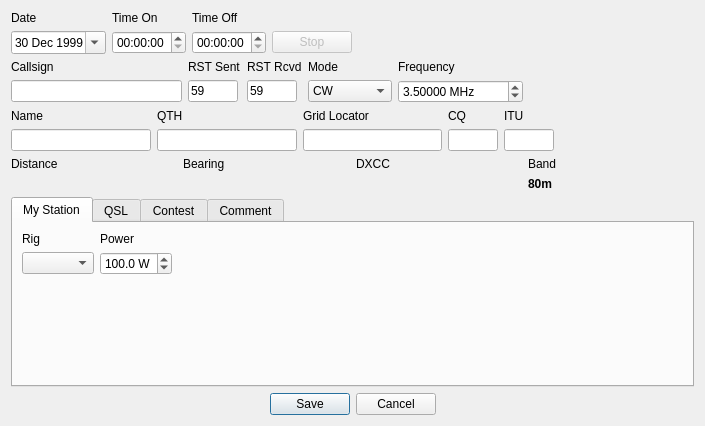
<?xml version="1.0" encoding="UTF-8"?>
<ui version="4.0">
 <class>NewContactWidget</class>
 <widget class="QWidget" name="NewContactWidget">
  <property name="geometry">
   <rect>
    <x>0</x>
    <y>0</y>
    <width>705</width>
    <height>426</height>
   </rect>
  </property>
  <property name="sizePolicy">
   <sizepolicy hsizetype="Minimum" vsizetype="Preferred">
    <horstretch>0</horstretch>
    <verstretch>0</verstretch>
   </sizepolicy>
  </property>
  <property name="windowTitle">
   <string notr="true">Form</string>
  </property>
  <layout class="QGridLayout" name="gridLayout_8">
   <item row="0" column="0">
    <layout class="QVBoxLayout" name="verticalLayout">
     <item>
      <layout class="QGridLayout" name="gridLayout">
       <item row="0" column="3">
        <widget class="QLabel" name="timeOffLabel">
         <property name="text">
          <string>Time Off</string>
         </property>
        </widget>
       </item>
       <item row="1" column="2">
        <widget class="QTimeEdit" name="timeOnEdit">
         <property name="focusPolicy">
          <enum>Qt::NoFocus</enum>
         </property>
         <property name="displayFormat">
          <string notr="true">hh:mm:ss</string>
         </property>
         <property name="calendarPopup">
          <bool>true</bool>
         </property>
         <property name="timeSpec">
          <enum>Qt::UTC</enum>
         </property>
        </widget>
       </item>
       <item row="1" column="3">
        <widget class="QTimeEdit" name="timeOffEdit">
         <property name="focusPolicy">
          <enum>Qt::NoFocus</enum>
         </property>
         <property name="displayFormat">
          <string notr="true">hh:mm:ss</string>
         </property>
         <property name="timeSpec">
          <enum>Qt::UTC</enum>
         </property>
        </widget>
       </item>
       <item row="1" column="5">
        <spacer name="horizontalSpacer">
         <property name="orientation">
          <enum>Qt::Horizontal</enum>
         </property>
         <property name="sizeHint" stdset="0">
          <size>
           <width>40</width>
           <height>20</height>
          </size>
         </property>
        </spacer>
       </item>
       <item row="0" column="1">
        <widget class="QLabel" name="dateLabel">
         <property name="text">
          <string>Date</string>
         </property>
        </widget>
       </item>
       <item row="0" column="2">
        <widget class="QLabel" name="timeOnLabel">
         <property name="text">
          <string>Time On</string>
         </property>
        </widget>
       </item>
       <item row="1" column="1">
        <widget class="QDateEdit" name="dateEdit">
         <property name="focusPolicy">
          <enum>Qt::NoFocus</enum>
         </property>
         <property name="dateTime">
          <datetime>
           <hour>16</hour>
           <minute>0</minute>
           <second>0</second>
           <year>1999</year>
           <month>12</month>
           <day>30</day>
          </datetime>
         </property>
         <property name="calendarPopup">
          <bool>true</bool>
         </property>
         <property name="timeSpec">
          <enum>Qt::UTC</enum>
         </property>
        </widget>
       </item>
       <item row="1" column="4">
        <widget class="QPushButton" name="stopContactTimerButton">
         <property name="enabled">
          <bool>false</bool>
         </property>
         <property name="focusPolicy">
          <enum>Qt::NoFocus</enum>
         </property>
         <property name="text">
          <string>Stop</string>
         </property>
        </widget>
       </item>
      </layout>
     </item>
     <item>
      <layout class="QGridLayout" name="gridLayout_2">
       <item row="0" column="1">
        <widget class="QLabel" name="rstSentLabel">
         <property name="text">
          <string>RST Sent</string>
         </property>
        </widget>
       </item>
       <item row="0" column="2">
        <widget class="QLabel" name="rstRcvdLabel">
         <property name="text">
          <string>RST Rcvd</string>
         </property>
        </widget>
       </item>
       <item row="1" column="2">
        <widget class="QLineEdit" name="rstRcvdEdit">
         <property name="sizePolicy">
          <sizepolicy hsizetype="Fixed" vsizetype="Fixed">
           <horstretch>0</horstretch>
           <verstretch>0</verstretch>
          </sizepolicy>
         </property>
         <property name="maximumSize">
          <size>
           <width>50</width>
           <height>16777215</height>
          </size>
         </property>
         <property name="text">
          <string notr="true">59</string>
         </property>
         <property name="maxLength">
          <number>25</number>
         </property>
        </widget>
       </item>
       <item row="1" column="1">
        <widget class="QLineEdit" name="rstSentEdit">
         <property name="sizePolicy">
          <sizepolicy hsizetype="Fixed" vsizetype="Fixed">
           <horstretch>0</horstretch>
           <verstretch>0</verstretch>
          </sizepolicy>
         </property>
         <property name="maximumSize">
          <size>
           <width>50</width>
           <height>16777215</height>
          </size>
         </property>
         <property name="text">
          <string>59</string>
         </property>
         <property name="maxLength">
          <number>25</number>
         </property>
        </widget>
       </item>
       <item row="0" column="3">
        <widget class="QLabel" name="modeLabel">
         <property name="text">
          <string>Mode</string>
         </property>
        </widget>
       </item>
       <item row="1" column="3">
        <widget class="QComboBox" name="modeEdit">
         <item>
          <property name="text">
           <string notr="true">CW</string>
          </property>
         </item>
         <item>
          <property name="text">
           <string notr="true">SSB</string>
          </property>
         </item>
         <item>
          <property name="text">
           <string notr="true">AM</string>
          </property>
         </item>
         <item>
          <property name="text">
           <string notr="true">FM</string>
          </property>
         </item>
         <item>
          <property name="text">
           <string notr="true">RTTY</string>
          </property>
         </item>
         <item>
          <property name="text">
           <string notr="true">PSK31</string>
          </property>
         </item>
         <item>
          <property name="text">
           <string notr="true">PSK63</string>
          </property>
         </item>
         <item>
          <property name="text">
           <string notr="true">PSK125</string>
          </property>
         </item>
         <item>
          <property name="text">
           <string notr="true">HELL</string>
          </property>
         </item>
         <item>
          <property name="text">
           <string notr="true">OLIVIA</string>
          </property>
         </item>
         <item>
          <property name="text">
           <string notr="true">JT65</string>
          </property>
         </item>
         <item>
          <property name="text">
           <string notr="true">DOMINO</string>
          </property>
         </item>
         <item>
          <property name="text">
           <string notr="true">DSTAR</string>
          </property>
         </item>
         <item>
          <property name="text">
           <string notr="true">MT63</string>
          </property>
         </item>
         <item>
          <property name="text">
           <string notr="true">MFSK8</string>
          </property>
         </item>
         <item>
          <property name="text">
           <string notr="true">MFSK16</string>
          </property>
         </item>
         <item>
          <property name="text">
           <string notr="true">QPSK31</string>
          </property>
         </item>
         <item>
          <property name="text">
           <string notr="true">QPSK63</string>
          </property>
         </item>
         <item>
          <property name="text">
           <string notr="true">QPSK125</string>
          </property>
         </item>
         <item>
          <property name="text">
           <string notr="true">ROS</string>
          </property>
         </item>
         <item>
          <property name="text">
           <string notr="true">SSTV</string>
          </property>
         </item>
         <item>
          <property name="text">
           <string notr="true">THOR</string>
          </property>
         </item>
         <item>
          <property name="text">
           <string notr="true">THRB</string>
          </property>
         </item>
         <item>
          <property name="text">
           <string notr="true">THRBX</string>
          </property>
         </item>
         <item>
          <property name="text">
           <string notr="true">WSPR</string>
          </property>
         </item>
         <item>
          <property name="text">
           <string notr="true">WINMOR</string>
          </property>
         </item>
        </widget>
       </item>
       <item row="0" column="0">
        <widget class="QLabel" name="callsignLabel">
         <property name="text">
          <string>Callsign</string>
         </property>
        </widget>
       </item>
       <item row="0" column="4">
        <widget class="QLabel" name="frequencyLabel">
         <property name="text">
          <string>Frequency</string>
         </property>
        </widget>
       </item>
       <item row="1" column="4">
        <widget class="QDoubleSpinBox" name="frequencyEdit">
         <property name="suffix">
          <string notr="true"> MHz</string>
         </property>
         <property name="decimals">
          <number>5</number>
         </property>
         <property name="maximum">
          <double>20000.000000000000000</double>
         </property>
         <property name="singleStep">
          <double>0.001000000000000</double>
         </property>
         <property name="value">
          <double>3.500000000000000</double>
         </property>
        </widget>
       </item>
       <item row="1" column="5">
        <spacer name="horizontalSpacer_2">
         <property name="orientation">
          <enum>Qt::Horizontal</enum>
         </property>
         <property name="sizeHint" stdset="0">
          <size>
           <width>40</width>
           <height>20</height>
          </size>
         </property>
        </spacer>
       </item>
       <item row="1" column="0">
        <widget class="QLineEdit" name="callsignEdit">
         <property name="font">
          <font>
           <weight>75</weight>
           <bold>true</bold>
          </font>
         </property>
         <property name="maxLength">
          <number>25</number>
         </property>
        </widget>
       </item>
      </layout>
     </item>
     <item>
      <layout class="QGridLayout" name="gridLayout_3">
       <item row="0" column="0">
        <widget class="QLabel" name="nameLabel">
         <property name="text">
          <string>Name</string>
         </property>
        </widget>
       </item>
       <item row="1" column="2">
        <widget class="QLineEdit" name="gridEdit">
         <property name="maxLength">
          <number>12</number>
         </property>
        </widget>
       </item>
       <item row="1" column="3">
        <widget class="QLineEdit" name="cqEdit">
         <property name="sizePolicy">
          <sizepolicy hsizetype="Fixed" vsizetype="Fixed">
           <horstretch>0</horstretch>
           <verstretch>0</verstretch>
          </sizepolicy>
         </property>
         <property name="maximumSize">
          <size>
           <width>50</width>
           <height>16777215</height>
          </size>
         </property>
         <property name="maxLength">
          <number>2</number>
         </property>
        </widget>
       </item>
       <item row="0" column="2">
        <widget class="QLabel" name="gridLabel">
         <property name="text">
          <string>Grid Locator</string>
         </property>
        </widget>
       </item>
       <item row="0" column="1">
        <widget class="QLabel" name="qthLabel">
         <property name="text">
          <string>QTH</string>
         </property>
        </widget>
       </item>
       <item row="1" column="0">
        <widget class="QLineEdit" name="nameEdit">
         <property name="maxLength">
          <number>50</number>
         </property>
        </widget>
       </item>
       <item row="1" column="1">
        <widget class="QLineEdit" name="qthEdit">
         <property name="maxLength">
          <number>75</number>
         </property>
        </widget>
       </item>
       <item row="1" column="4">
        <widget class="QLineEdit" name="ituEdit">
         <property name="sizePolicy">
          <sizepolicy hsizetype="Fixed" vsizetype="Fixed">
           <horstretch>0</horstretch>
           <verstretch>0</verstretch>
          </sizepolicy>
         </property>
         <property name="maximumSize">
          <size>
           <width>50</width>
           <height>16777215</height>
          </size>
         </property>
         <property name="maxLength">
          <number>2</number>
         </property>
        </widget>
       </item>
       <item row="0" column="3">
        <widget class="QLabel" name="cqLabel">
         <property name="text">
          <string>CQ</string>
         </property>
        </widget>
       </item>
       <item row="0" column="4">
        <widget class="QLabel" name="ituLabel">
         <property name="text">
          <string>ITU</string>
         </property>
        </widget>
       </item>
       <item row="1" column="5">
        <spacer name="horizontalSpacer_3">
         <property name="orientation">
          <enum>Qt::Horizontal</enum>
         </property>
         <property name="sizeHint" stdset="0">
          <size>
           <width>40</width>
           <height>20</height>
          </size>
         </property>
        </spacer>
       </item>
      </layout>
     </item>
     <item>
      <layout class="QGridLayout" name="gridLayout_6">
       <item row="0" column="2">
        <widget class="QLabel" name="dxccLabel">
         <property name="font">
          <font>
           <weight>50</weight>
           <bold>false</bold>
          </font>
         </property>
         <property name="text">
          <string>DXCC</string>
         </property>
        </widget>
       </item>
       <item row="0" column="3">
        <widget class="QLabel" name="bandLabel">
         <property name="text">
          <string>Band</string>
         </property>
        </widget>
       </item>
       <item row="1" column="3">
        <widget class="QLabel" name="bandText">
         <property name="font">
          <font>
           <weight>75</weight>
           <bold>true</bold>
          </font>
         </property>
         <property name="text">
          <string notr="true">80m</string>
         </property>
        </widget>
       </item>
       <item row="1" column="2">
        <widget class="QLabel" name="dxccInfo">
         <property name="font">
          <font>
           <weight>75</weight>
           <bold>true</bold>
          </font>
         </property>
         <property name="text">
          <string notr="true"/>
         </property>
        </widget>
       </item>
       <item row="1" column="0">
        <widget class="QLabel" name="distanceInfo">
         <property name="minimumSize">
          <size>
           <width>100</width>
           <height>0</height>
          </size>
         </property>
         <property name="font">
          <font>
           <weight>75</weight>
           <bold>true</bold>
          </font>
         </property>
         <property name="text">
          <string notr="true"/>
         </property>
        </widget>
       </item>
       <item row="1" column="1">
        <widget class="QLabel" name="bearingInfo">
         <property name="font">
          <font>
           <weight>75</weight>
           <bold>true</bold>
          </font>
         </property>
         <property name="text">
          <string notr="true"/>
         </property>
        </widget>
       </item>
       <item row="0" column="0">
        <widget class="QLabel" name="distanceLabel">
         <property name="font">
          <font>
           <weight>50</weight>
           <bold>false</bold>
          </font>
         </property>
         <property name="text">
          <string>Distance</string>
         </property>
        </widget>
       </item>
       <item row="0" column="1">
        <widget class="QLabel" name="bearingLabel">
         <property name="text">
          <string>Bearing</string>
         </property>
        </widget>
       </item>
      </layout>
     </item>
     <item>
      <widget class="QTabWidget" name="tabWidget">
       <property name="currentIndex">
        <number>0</number>
       </property>
       <widget class="QWidget" name="stationTab">
        <attribute name="title">
         <string>My Station</string>
        </attribute>
        <layout class="QGridLayout" name="gridLayout_9">
         <item row="0" column="0">
          <widget class="QLabel" name="rigLabel">
           <property name="text">
            <string>Rig</string>
           </property>
          </widget>
         </item>
         <item row="1" column="2">
          <spacer name="horizontalSpacer_4">
           <property name="orientation">
            <enum>Qt::Horizontal</enum>
           </property>
           <property name="sizeHint" stdset="0">
            <size>
             <width>408</width>
             <height>20</height>
            </size>
           </property>
          </spacer>
         </item>
         <item row="6" column="0">
          <spacer name="verticalSpacer_3">
           <property name="orientation">
            <enum>Qt::Vertical</enum>
           </property>
           <property name="sizeHint" stdset="0">
            <size>
             <width>20</width>
             <height>40</height>
            </size>
           </property>
          </spacer>
         </item>
         <item row="1" column="0">
          <widget class="QComboBox" name="rigEdit"/>
         </item>
         <item row="1" column="1">
          <widget class="QDoubleSpinBox" name="powerEdit">
           <property name="suffix">
            <string> W</string>
           </property>
           <property name="decimals">
            <number>1</number>
           </property>
           <property name="maximum">
            <double>500.000000000000000</double>
           </property>
           <property name="value">
            <double>100.000000000000000</double>
           </property>
          </widget>
         </item>
         <item row="0" column="1">
          <widget class="QLabel" name="powerLabel">
           <property name="text">
            <string>Power</string>
           </property>
          </widget>
         </item>
        </layout>
       </widget>
       <widget class="QWidget" name="qslTab">
        <attribute name="title">
         <string>QSL</string>
        </attribute>
        <layout class="QGridLayout" name="gridLayout_4">
         <item row="1" column="4">
          <widget class="QCheckBox" name="checkBox_4">
           <property name="text">
            <string>eQSL</string>
           </property>
          </widget>
         </item>
         <item row="1" column="3">
          <widget class="QCheckBox" name="checkBox_3">
           <property name="text">
            <string>LoTW</string>
           </property>
          </widget>
         </item>
         <item row="1" column="1">
          <widget class="QCheckBox" name="checkBox">
           <property name="text">
            <string>Bureau</string>
           </property>
          </widget>
         </item>
         <item row="1" column="0">
          <widget class="QLineEdit" name="qslViaEdit">
           <property name="maxLength">
            <number>25</number>
           </property>
          </widget>
         </item>
         <item row="1" column="2">
          <widget class="QCheckBox" name="checkBox_2">
           <property name="text">
            <string>Direct</string>
           </property>
          </widget>
         </item>
         <item row="0" column="0">
          <widget class="QLabel" name="qslViaLabel">
           <property name="text">
            <string>QSL via</string>
           </property>
          </widget>
         </item>
         <item row="2" column="0" colspan="5">
          <spacer name="verticalSpacer">
           <property name="orientation">
            <enum>Qt::Vertical</enum>
           </property>
           <property name="sizeHint" stdset="0">
            <size>
             <width>20</width>
             <height>40</height>
            </size>
           </property>
          </spacer>
         </item>
        </layout>
       </widget>
       <widget class="QWidget" name="contactTab">
        <attribute name="title">
         <string>Contest</string>
        </attribute>
        <layout class="QGridLayout" name="gridLayout_5">
         <item row="3" column="2">
          <widget class="QLineEdit" name="lineEdit_3"/>
         </item>
         <item row="0" column="2">
          <widget class="QLabel" name="label_3">
           <property name="text">
            <string>Rx Serial</string>
           </property>
          </widget>
         </item>
         <item row="0" column="0">
          <widget class="QLabel" name="label_4">
           <property name="text">
            <string>Contest</string>
           </property>
          </widget>
         </item>
         <item row="3" column="0">
          <widget class="QComboBox" name="comboBox">
           <item>
            <property name="text">
             <string/>
            </property>
           </item>
           <item>
            <property name="text">
             <string>LZ DX</string>
            </property>
           </item>
          </widget>
         </item>
         <item row="0" column="4">
          <widget class="QLabel" name="label_2">
           <property name="text">
            <string>Tx Serial</string>
           </property>
          </widget>
         </item>
         <item row="3" column="4">
          <widget class="QLineEdit" name="lineEdit_2"/>
         </item>
         <item row="4" column="0" colspan="5">
          <spacer name="verticalSpacer_2">
           <property name="orientation">
            <enum>Qt::Vertical</enum>
           </property>
           <property name="sizeHint" stdset="0">
            <size>
             <width>20</width>
             <height>40</height>
            </size>
           </property>
          </spacer>
         </item>
        </layout>
       </widget>
       <widget class="QWidget" name="commentTab">
        <attribute name="title">
         <string>Comment</string>
        </attribute>
        <layout class="QGridLayout" name="gridLayout_7">
         <item row="0" column="0">
          <widget class="QPlainTextEdit" name="commentEdit"/>
         </item>
        </layout>
       </widget>
      </widget>
     </item>
     <item>
      <widget class="QDialogButtonBox" name="buttonBox">
       <property name="enabled">
        <bool>true</bool>
       </property>
       <property name="focusPolicy">
        <enum>Qt::NoFocus</enum>
       </property>
       <property name="styleSheet">
        <string notr="true"/>
       </property>
       <property name="standardButtons">
        <set>QDialogButtonBox::Cancel|QDialogButtonBox::Save</set>
       </property>
       <property name="centerButtons">
        <bool>true</bool>
       </property>
      </widget>
     </item>
    </layout>
   </item>
  </layout>
 </widget>
 <tabstops>
  <tabstop>callsignEdit</tabstop>
  <tabstop>rstSentEdit</tabstop>
  <tabstop>rstRcvdEdit</tabstop>
  <tabstop>nameEdit</tabstop>
  <tabstop>qthEdit</tabstop>
  <tabstop>gridEdit</tabstop>
  <tabstop>modeEdit</tabstop>
  <tabstop>frequencyEdit</tabstop>
  <tabstop>cqEdit</tabstop>
  <tabstop>ituEdit</tabstop>
  <tabstop>tabWidget</tabstop>
  <tabstop>rigEdit</tabstop>
  <tabstop>powerEdit</tabstop>
  <tabstop>qslViaEdit</tabstop>
  <tabstop>checkBox</tabstop>
  <tabstop>checkBox_2</tabstop>
  <tabstop>checkBox_3</tabstop>
  <tabstop>checkBox_4</tabstop>
  <tabstop>comboBox</tabstop>
  <tabstop>lineEdit_3</tabstop>
  <tabstop>lineEdit_2</tabstop>
  <tabstop>commentEdit</tabstop>
 </tabstops>
 <resources/>
 <connections>
  <connection>
   <sender>buttonBox</sender>
   <signal>accepted()</signal>
   <receiver>NewContactWidget</receiver>
   <slot>saveContact()</slot>
   <hints>
    <hint type="sourcelabel">
     <x>508</x>
     <y>203</y>
    </hint>
    <hint type="destinationlabel">
     <x>438</x>
     <y>352</y>
    </hint>
   </hints>
  </connection>
  <connection>
   <sender>buttonBox</sender>
   <signal>rejected()</signal>
   <receiver>NewContactWidget</receiver>
   <slot>resetContact()</slot>
   <hints>
    <hint type="sourcelabel">
     <x>508</x>
     <y>203</y>
    </hint>
    <hint type="destinationlabel">
     <x>370</x>
     <y>352</y>
    </hint>
   </hints>
  </connection>
  <connection>
   <sender>callsignEdit</sender>
   <signal>editingFinished()</signal>
   <receiver>NewContactWidget</receiver>
   <slot>callsignChanged()</slot>
   <hints>
    <hint type="sourcelabel">
     <x>177</x>
     <y>54</y>
    </hint>
    <hint type="destinationlabel">
     <x>389</x>
     <y>176</y>
    </hint>
   </hints>
  </connection>
  <connection>
   <sender>gridEdit</sender>
   <signal>textChanged(QString)</signal>
   <receiver>NewContactWidget</receiver>
   <slot>gridChanged()</slot>
   <hints>
    <hint type="sourcelabel">
     <x>355</x>
     <y>138</y>
    </hint>
    <hint type="destinationlabel">
     <x>407</x>
     <y>106</y>
    </hint>
   </hints>
  </connection>
  <connection>
   <sender>stopContactTimerButton</sender>
   <signal>clicked()</signal>
   <receiver>NewContactWidget</receiver>
   <slot>stopContactTimer()</slot>
   <hints>
    <hint type="sourcelabel">
     <x>509</x>
     <y>50</y>
    </hint>
    <hint type="destinationlabel">
     <x>516</x>
     <y>217</y>
    </hint>
   </hints>
  </connection>
  <connection>
   <sender>frequencyEdit</sender>
   <signal>valueChanged(double)</signal>
   <receiver>NewContactWidget</receiver>
   <slot>frequencyChanged()</slot>
   <hints>
    <hint type="sourcelabel">
     <x>394</x>
     <y>91</y>
    </hint>
    <hint type="destinationlabel">
     <x>516</x>
     <y>217</y>
    </hint>
   </hints>
  </connection>
  <connection>
   <sender>modeEdit</sender>
   <signal>currentTextChanged(QString)</signal>
   <receiver>NewContactWidget</receiver>
   <slot>modeChanged()</slot>
   <hints>
    <hint type="sourcelabel">
     <x>171</x>
     <y>91</y>
    </hint>
    <hint type="destinationlabel">
     <x>516</x>
     <y>263</y>
    </hint>
   </hints>
  </connection>
 </connections>
 <slots>
  <slot>saveContact()</slot>
  <slot>resetContact()</slot>
  <slot>callsignChanged()</slot>
  <slot>gridChanged()</slot>
  <slot>stopContactTimer()</slot>
  <slot>frequencyChanged()</slot>
  <slot>modeChanged()</slot>
 </slots>
</ui>
